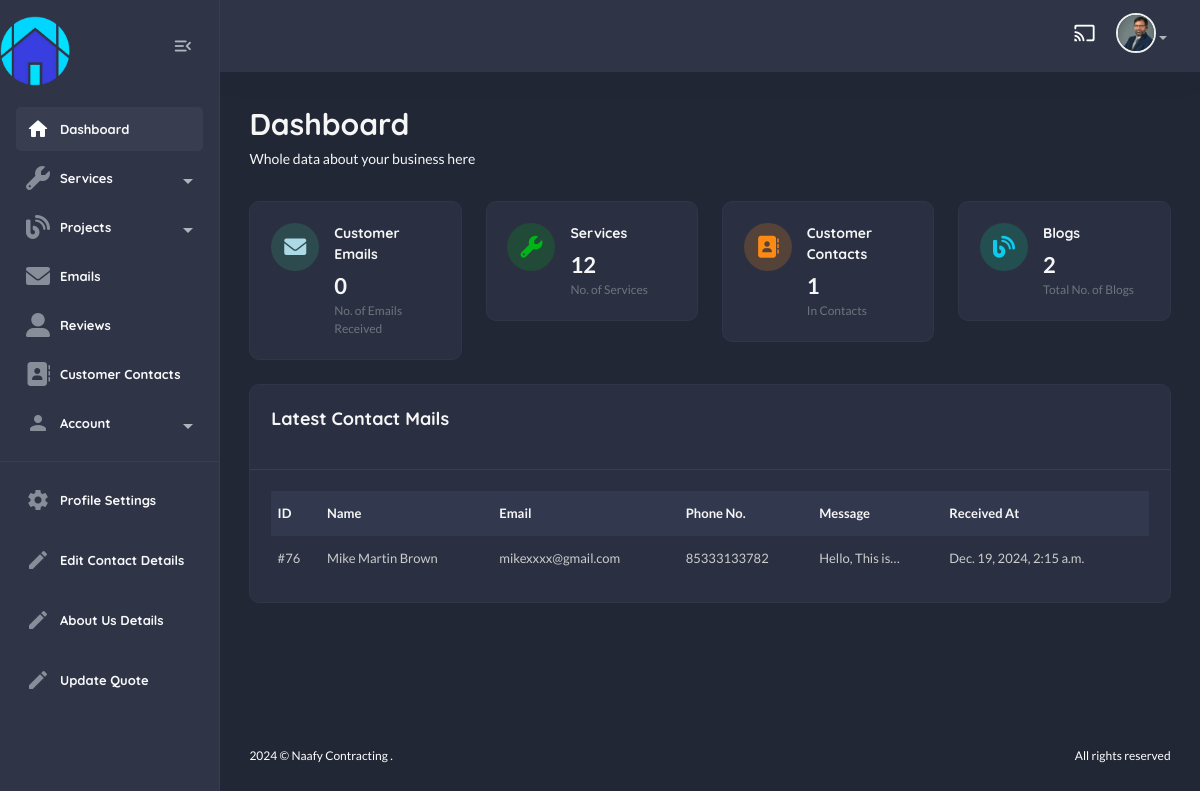
The page /useradmin/ (signed in) on the database its author committed.
### useradmin/models.py (models this page shows, shortened)
class Profile(models.Model):
    user = models.OneToOneField(User, on_delete=models.CASCADE)
    first_name = models.CharField(max_length=255, blank=True, null=True)
    last_name = models.CharField(max_length=255, blank=True, null=True)
    email = models.EmailField(max_length=255, blank=True, null=True)
    bio = models.TextField(default="This is My Bio!")
    address = models.CharField(max_length=255, blank=True, null=True)
    profile_image = models.ImageField(upload_to='profile_images/', blank=True, null=True)
    last_updated = models.DateTimeField(auto_now=True)

### contact/models.py (models this page shows, shortened)
class Contact(models.Model):
    name = models.CharField(max_length=100)
    email = models.EmailField(unique=True)
    phone_no = models.CharField(max_length=20, default="+123 456 7890")
    message = models.TextField()
    submitted_at = models.DateTimeField(auto_now_add=True)
    responded = models.BooleanField(default=False)

### useradmin/views.py (the view)
# urls.py: path("", views.dashboard_view, name="dashboard"),
@login_required
def dashboard_view(request):
    contacts = Contact.objects.all().order_by("-id")
    emails = Email.objects.all()
    services = Service.objects.all()
    blogs = Blog.objects.all()
    context = {
        "contacts" : contacts,
        "emails" : emails,
        "services" : services,
        "blogs" : blogs,
    }
    return render(request, "useradmin/dashboard.html", context)

### home/context_processors.py (called while the page is built)
def default(request):
    contact_details = ContactDetails.objects.first()
    return {
        "contact_details" : contact_details,
    }

### templates/useradmin/dashboard.html (shortened to what this page needs)
{% extends "useradmin/base.html" %}
    {% load static %}
        {% block content %}
            <section class="content-main">
                <div class="content-header">
                    <div>
                        <h2 class="content-title card-title">Dashboard</h2>
                        <p>Whole data about your business here</p>
                    </div>
                </div>
                <div class="row">
                    <div class="col-lg-3">
                        <div class="card card-body mb-4">
                            <article class="icontext">
                                <span class="icon icon-sm rounded-circle bg-primary-light"><i class="text-primary fas fa-envelope"></i></span>
                                <div class="text">
                                    <h6 class="mb-1 card-title">Customer Emails</h6>
                                    <span>{{emails.count}}</span>
                                    <span class="text-sm"> No. of Emails Received </span>
                                </div>
                            </article>
                        </div>
                    </div>
                    <div class="col-lg-3">
                        <div class="card card-body mb-4">
                            <article class="icontext">
                                <span class="icon icon-sm rounded-circle bg-success-light"><i class="text-success fas fa-wrench"></i></span>
                                <div class="text">
                                    <h6 class="mb-1 card-title">Services</h6>
                                    <span>{{services.count}}</span>
                                    <span class="text-sm"> No. of Services </span>
                                </div>
                            </article>
                        </div>
                    </div>
                    <div class="col-lg-3">
                        <div class="card card-body mb-4">
                            <article class="icontext">
                                <span class="icon icon-sm rounded-circle bg-warning-light"><i class="text-warning fas fa-address-book"></i></span>
                                <div class="text">
                                    <h6 class="mb-1 card-title">Customer Contacts</h6>
                                    <span>{{contacts.count}}</span>
                                    <span class="text-sm"> In {{categories.count}} Contacts </span>
                                </div>
                            </article>
                        </div>
                    </div>
                    <div class="col-lg-3">
                        <div class="card card-body mb-4">
                            <article class="icontext">
                                <span class="icon icon-sm rounded-circle bg-info-light"><i class="text-info fas fa-blog"></i></span>
                                <div class="text">
                                    <h6 class="mb-1 card-title">Blogs</h6>
                                    <span>{{blogs.count}}</span>
                                    <span class="text-sm"> Total No. of Blogs </span>
                                </div>
                            </article>
                        </div>
                    </div>
                </div>
                <div class="card mb-4">
                    <header class="card-header">
                        <h4 class="card-title">Latest Contact Mails</h4>
                    </header>
                    <div class="card-body">
                        <div class="table-responsive">
                            <div class="table-responsive">
                                <table class="table align-middle table-nowrap mb-0">
                                    <thead class="table-light">
                                        <tr>
                                            <th class="align-middle" scope="col">ID</th>
                                            <th class="align-middle" scope="col">Name</th>
                                            <th class="align-middle" scope="col">Email</th>
                                            <th class="align-middle" scope="col">Phone No.</th>
                                            <th class="align-middle" scope="col">Message</th>
                                            <th class="align-middle" scope="col">Received At</th>
                                        </tr>
                                    </thead>
                                    <tbody>
                                        {% for c in contacts %}
                                            <tr>
                                                <td><aclass="fw-bold">#{{c.id}}</aclass=></td>
                                                <td>{{c.name}}</td>
                                                <td>{{c.email}}</td>
                                                <td>{{c.phone_no}}</td>
                                                <td>{{c.message|truncatechars:20}}</td>
                                                <td>{{c.submitted_at}}</td>
                                            </tr>
                                        {% endfor %}
                                    </tbody>
                                </table>
                            </div>
                        </div>
                    </div>
                </div>
            </section>
        {% endblock content%}

### templates/useradmin/base.html (shortened to what this page needs)
{% load static %}
<!DOCTYPE html>
<html lang="en">
    <head>
        <link href="{% static 'assets1/css/main.css' %}" rel="stylesheet" type="text/css" />
        <link rel="stylesheet" href="https://use.fontawesome.com/releases/v5.15.4/css/all.css">
        <link rel="stylesheet" href="{% static 'css/custom.css' %}" type="text/css">
        <link rel="stylesheet" href="https://cdnjs.cloudflare.com/ajax/libs/font-awesome/6.0.0/css/all.min.css">
    </head>
    <body class="dark">
        <aside class="navbar-aside" id="offcanvas_aside">
            <div class="d-flex justify-content-center align-items-center">
                <a href="{% url 'home:home' %}" target="_blank" class="brand-wrap">
                    <img src="{% static 'img/logo.png' %}" class="logo mr-100 mt-3" width="70px" alt="Naafy Dashboard" />
                </a>
                <div class="mx-3">
                    <button class="btn btn-icon btn-aside-minimize">
                        <i class="text-muted material-icons md-menu_open"></i>
                    </button>
                </div>
            </div>
            <nav>
                <ul class="menu-aside">
                    <li class="menu-item {% url 'useradmin:dashboard' as dashboard_url %} {% if request.path == dashboard_url %}active{% endif %}">
                        <a class="menu-link" href="{% url 'useradmin:dashboard' %}">
                            <i class="icon material-icons md-home"></i>
                            <span class="text">Dashboard</span>
                        </a>
                    </li>
                    <li class="menu-item has-submenu">
                        <a class="menu-link" href="#">
                            <i class="icon fas fa-wrench"></i>
                            <span class="text">Services</span>
                        </a>
                    </li>
                    <li class="menu-item has-submenu">
                        <a class="menu-link" href="#">
                            <i class="icon fas fa-blog"></i>
                            <span class="text">Projects</span>
                        </a>
                    </li>
                    <li class="menu-item {% url 'useradmin:email-list' as email_list_url %} {% if request.path == email_list_url %}active{% endif %}">
                        <a class="menu-link" href="{% url 'useradmin:email-list' %}">
                            <i class="icon fas fa-envelope"></i>
                            <span class="text">Emails</span>
                        </a>
                    </li>
                    <li class="menu-item {% url 'useradmin:reviews-list' as reviews_list_url %} {% if request.path == reviews_list_url %}active{% endif %}">
                        <a class="menu-link" href="{% url 'useradmin:reviews-list' %}">
                            <i class="icon fas fa-user-alt"></i>
                            <span class="text">Reviews</span>
                        </a>
                    </li>
                    <li class="menu-item {% url 'useradmin:contact-list' as contact_list_url %} {% if request.path == contact_list_url %}active{% endif %}">
                        <a class="menu-link" href="{% url 'useradmin:contact-list' %}">
                            <i class="icon fas fa-address-book"></i>
                            <span class="text">Customer Contacts</span>
                        </a>
                    </li>
                        <li class="menu-item has-submenu">
                            <a class="menu-link">
                                <i class="icon material-icons md-person"></i>
                                <span class="text">Account</span>
                            </a>
                </ul>
                <hr />
                <ul class="menu-aside">
                    <li class="menu-item">
                        <a class="menu-link" href="{% url "useradmin:profile" %}">
                            <i class="icon material-icons md-settings"></i>
                            <span class="text">Profile Settings</span>
                        </a>
                    </li>
                </ul>
                <ul class="menu-aside">
                    <li class="menu-item">
                        <a class="menu-link" href="{% url "useradmin:contact-details" %}">
                            <i class="icon material-icons md-edit"></i>
                            <span class="text">Edit Contact Details</span>
                        </a>
                    </li>
                </ul>
                <ul class="menu-aside">
                    <li class="menu-item">
                        <a class="menu-link" href="{% url "useradmin:about-us" %}">
                            <i class="icon material-icons md-edit"></i>
                            <span class="text">About Us Details</span>
                        </a>
                    </li>
                </ul>
                <ul class="menu-aside">
                    <li class="menu-item">
                        <a class="menu-link" href="{% url "useradmin:quote-view" %}">
                            <i class="icon material-icons md-edit"></i>
                            <span class="text">Update Quote</span>
                        </a>
                    </li>
                </ul>
                <br />
                <br />
            </nav>
        </aside>
        <main class="main-wrap">
            <header class="main-header navbar">
                <div class="col-nav ms-auto">
                    <ul class="nav ms-auto">
                        <li class="nav-item">
                            <a href="#" class="requestfullscreen nav-link btn-icon"><i class="material-icons md-cast"></i></a>
                        </li>
                        <li class="dropdown nav-item">
                            {% if request.user.profile.profile_image %}
                            <a class="dropdown-toggle" data-bs-toggle="dropdown" href="#" id="dropdownAccount" aria-expanded="false"> <img class="img-xs rounded-circle" src="{{request.user.profile.profile_image.url}}" alt="User" /></a>
                            {% endif %}
                        </li>
                    </ul>
                </div>
            </header>
            {% block content %}
            {% endblock content %}
            <footer class="main-footer font-xs">
                <div class="row pb-30 pt-15">
                    <div class="col-sm-6">
                        &copy; Naafy Contracting .
                    </div>
                    <div class="col-sm-6">
                        <div class="text-sm-end">All rights reserved</div>
                    </div>
                </div>
            </footer>
        </main>
    </body>
</html>

### rows shown on the page
Contact: id "76", name "Mike Martin Brown", email "mikexxxx@gmail.com", phone_no "85333133782", message "Hello, This is…", submitted_at "Dec. 19, 2024, 2:15 a.m."

### other values the page prints
{{ emails.count }} "0"
{{ services.count }} "12"
{{ contacts.count }} "1"
{{ blogs.count }} "2"
